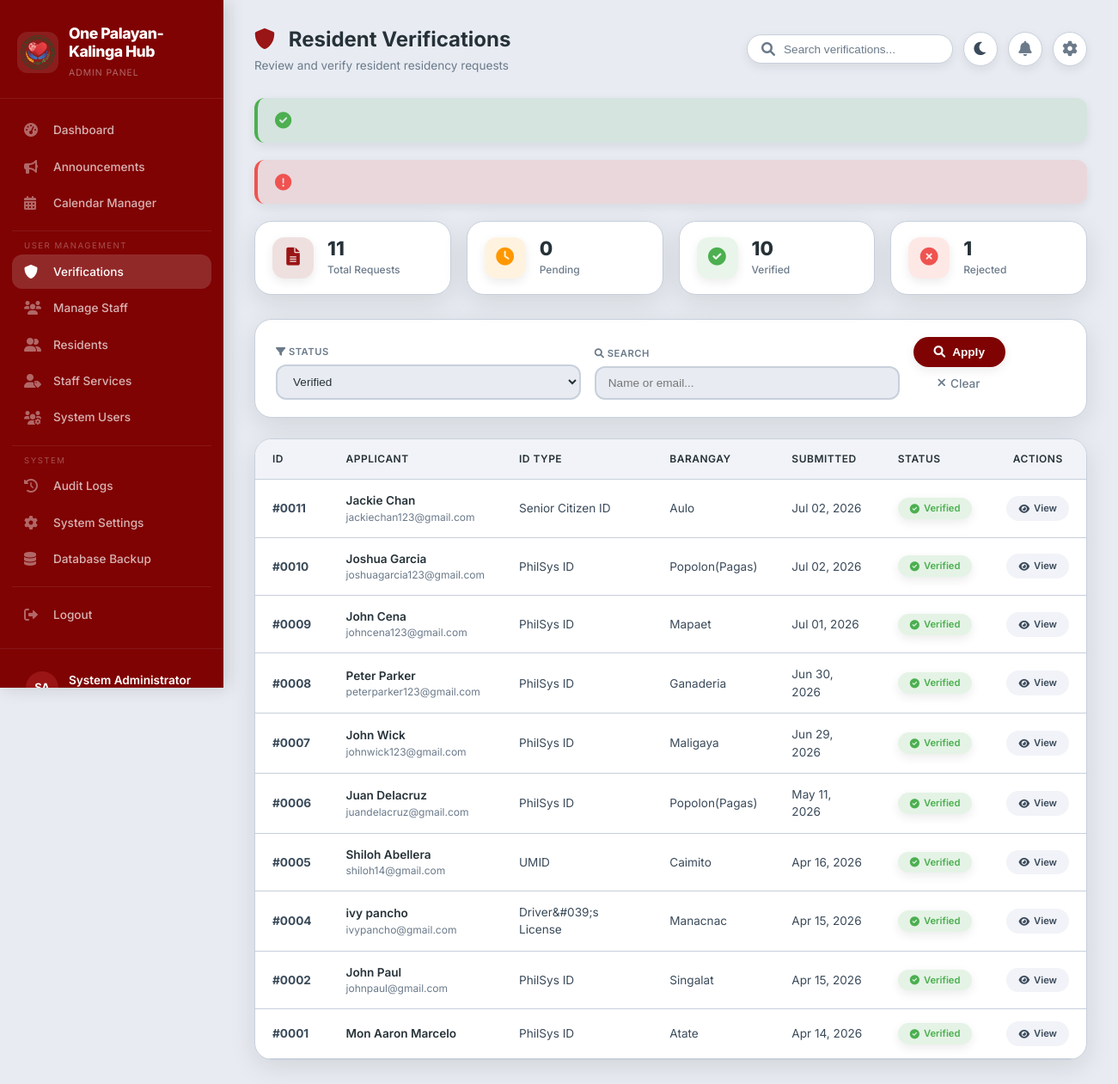
Page /admin/manage-verifications.php?status=verified (signed in) on the earlier database version.
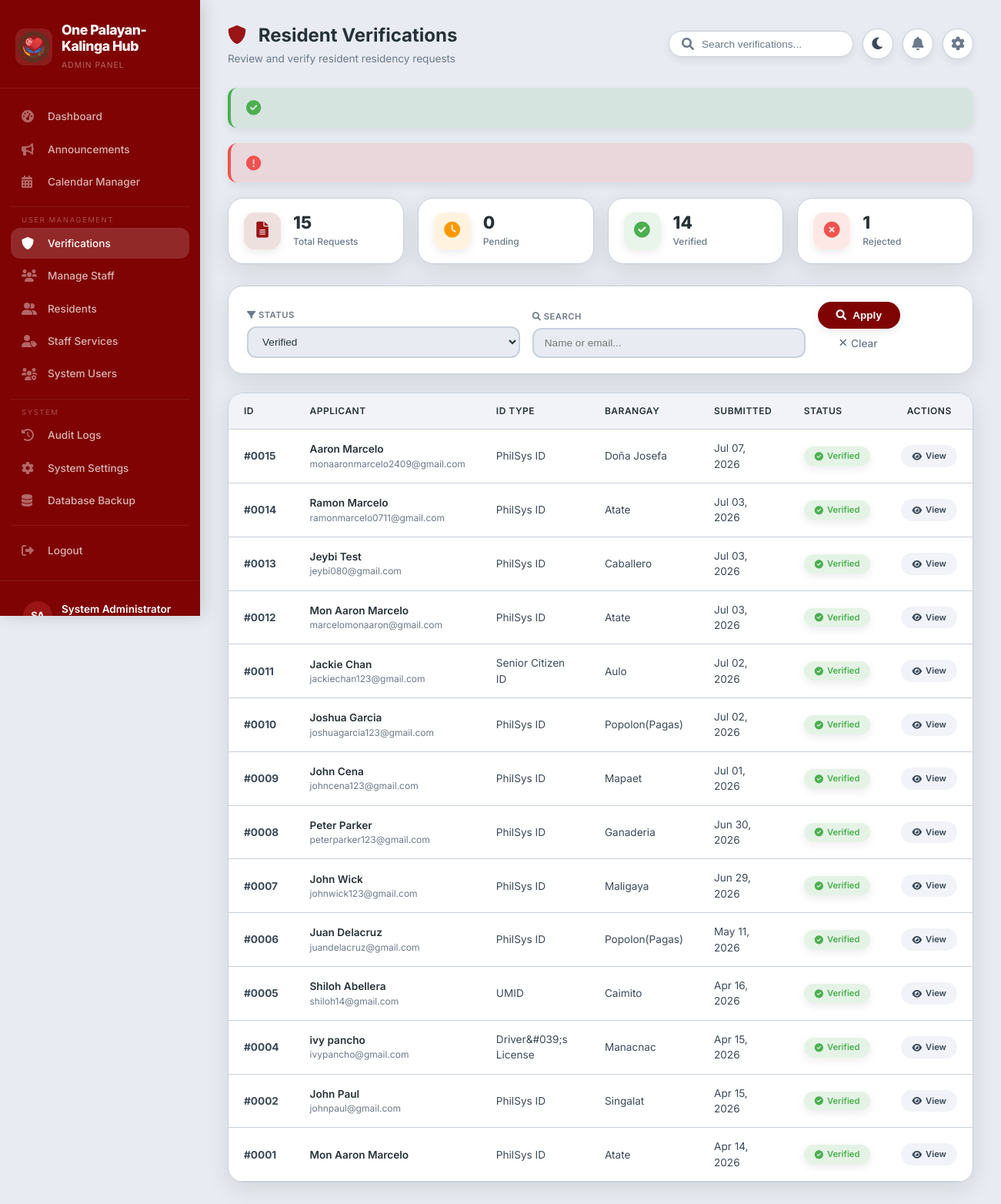
Same page on the later database version.
### tables this page shows
CREATE TABLE `verification_requests` (
  `verification_id` int(11) NOT NULL,
  `user_id` int(11) NOT NULL,
  `status` enum('pending','verified','rejected') DEFAULT 'pending',
  `id_type` varchar(100) NOT NULL,
  `id_number` varchar(100) NOT NULL,
  `id_file_path` varchar(255) NOT NULL,
  `proof_of_residency_path` varchar(255) NOT NULL,
  `barangay_certificate_path` varchar(255) DEFAULT NULL,
  `barangay_name` varchar(100) NOT NULL,
  `complete_address` text NOT NULL,
  `submitted_date` timestamp NOT NULL DEFAULT current_timestamp(),
  `reviewed_by` int(11) DEFAULT NULL,
  `review_date` timestamp NULL DEFAULT NULL,
  `rejection_reason` text DEFAULT NULL,
  `remarks` text DEFAULT NULL
);

CREATE TABLE `users` (
  `user_id` int(11) NOT NULL,
  `username` varchar(50) NOT NULL,
  `password` varchar(255) NOT NULL,
  `email` varchar(100) NOT NULL,
  `first_name` varchar(50) NOT NULL,
  `last_name` varchar(50) NOT NULL,
  `contact_number` varchar(20) DEFAULT NULL,
  `address` text DEFAULT NULL,
  `role` enum('resident','staff','admin') DEFAULT 'resident',
  `status` enum('active','inactive') DEFAULT 'active',
  `created_at` timestamp NOT NULL DEFAULT current_timestamp(),
  `updated_at` timestamp NOT NULL DEFAULT current_timestamp() ON UPDATE current_timestamp(),
  `last_login` datetime DEFAULT NULL,
  `is_active` tinyint(1) NOT NULL DEFAULT 1,
  `profile_picture` varchar(255) DEFAULT NULL,
  `verification_status` enum('pending','verified','rejected') DEFAULT 'pending',
  `verification_date` timestamp NULL DEFAULT NULL,
  `verified_by` int(11) DEFAULT NULL
);

### config/database.php (called while the page is built, shortened)
<?php
function sanitize(string $input): string
{
    return htmlspecialchars(strip_tags(trim($input)), ENT_QUOTES, 'UTF-8');
}

### admin/manage-verifications.php (the view, shortened to what the changed rows need)
<?php
require_once __DIR__ . '/../config/database.php';
$database = new Database();
$db = $database->getConnection();
$status_filter = isset($_GET['status']) ? sanitize($_GET['status']) : 'pending';
$query = "SELECT v.*, u.first_name, u.last_name, u.email, u.contact_number,
          s.first_name as staff_first_name, s.last_name as staff_last_name
          FROM verification_requests v
          JOIN users u ON v.user_id = u.user_id
          LEFT JOIN staff s ON v.reviewed_by = s.user_id
          WHERE 1=1";
$params = [];
if ($status_filter != 'all') {
    $query .= " AND v.status = :status";
    $params[':status'] = $status_filter;
}
$query .= " ORDER BY v.submitted_date DESC";
$stmt = $db->prepare($query);
foreach ($params as $key => $value) {
    $stmt->bindValue($key, $value);
}
$stmt->execute();
$stats_query = "SELECT
    COUNT(*) as total,
    SUM(CASE WHEN status = 'pending' THEN 1 ELSE 0 END) as pending,
    SUM(CASE WHEN status = 'verified' THEN 1 ELSE 0 END) as verified,
    SUM(CASE WHEN status = 'rejected' THEN 1 ELSE 0 END) as rejected
    FROM verification_requests";
$stats = $db->query($stats_query)->fetch(PDO::FETCH_ASSOC);
$dark_mode = isset($_COOKIE['dark_mode']) && $_COOKIE['dark_mode'] === 'enabled';
?>
<!DOCTYPE html>
<html lang="en" data-theme="<?php echo $dark_mode ? 'dark' : 'light'; ?>">
<head>
    <link rel="stylesheet" href="https://cdnjs.cloudflare.com/ajax/libs/font-awesome/6.0.0/css/all.min.css">
</head>
<body>
<div class="app-container">
    <div class="sidebar">
        <div class="sidebar-header">
            <div class="logo-wrapper">
                <div class="logo-text">
                    <h2>One Palayan-Kalinga Hub</h2>
                </div>
            </div>
        </div>
    </div>
    <div class="main-content">
        <div class="top-bar">
            <div class="page-title">
                <h1><i class="fas fa-shield-alt" style="color: var(--maroon-light); margin-right: 10px;"></i> Resident Verifications</h1>
            </div>
        </div>
        <div class="stats-grid">
            <div class="stat-card" onclick="window.location.href='manage-verifications.php?status=all'">
                <div class="stat-info">
                    <h3><?php echo number_format($stats['total'] ?? 0); ?></h3>
                    <p>Total Requests</p>
                </div>
            </div>
            <div class="stat-card" onclick="window.location.href='manage-verifications.php?status=verified'">
                <div class="stat-info">
                    <h3><?php echo number_format($stats['verified'] ?? 0); ?></h3>
                    <p>Verified</p>
                </div>
            </div>
        </div>
        <div class="table-container">
            <table class="requests-table">
                <thead>
                    <tr>
                        <th>ID</th>
                        <th>Applicant</th>
                        <th>ID Type</th>
                        <th>Barangay</th>
                        <th>Submitted</th>
                        <th>Status</th>
                        <th style="text-align: center;">Actions</th>
                    </tr>
                </thead>
                <tbody>
                    <?php if($stmt->rowCount() > 0): ?>
                        <?php while($row = $stmt->fetch(PDO::FETCH_ASSOC)): ?>
                        <tr>
                            <td><strong>#<?php echo str_pad($row['verification_id'], 4, '0', STR_PAD_LEFT); ?></strong></td>
                            <td>
                                <div class="user-cell">
                                    <span class="name"><?php echo htmlspecialchars($row['first_name'] . ' ' . $row['last_name']); ?></span>
                                    <span class="email"><?php echo htmlspecialchars($row['email']); ?></span>
                                </div>
                            </td>
                            <td><?php echo htmlspecialchars($row['id_type']); ?></td>
                            <td><?php echo htmlspecialchars($row['barangay_name']); ?></td>
                            <td><?php echo date('M d, Y', strtotime($row['submitted_date'])); ?></td>
                            <td>
                                <span class="status-badge <?php echo $row['status']; ?>">
                                    <i class="fas fa-<?php
                                        echo $row['status'] == 'pending' ? 'clock' :
                                            ($row['status'] == 'verified' ? 'check-circle' : 'times-circle');
                                    ?>"></i>
                                    <?php echo ucfirst($row['status']); ?>
                                </span>
                            </td>
                            <td style="text-align: center;">
                                <div class="action-group" style="justify-content: center;">
                                    <a href="view-verification.php?id=<?php echo $row['verification_id']; ?>" class="btn-view">
                                        <i class="fas fa-eye"></i> View
                                    </a>
                                </div>
                            </td>
                        </tr>
                        <?php endwhile; ?>
                    <?php endif; ?>
                </tbody>
            </table>
        </div>
    </div>
</div>
</body>
</html>

Differences in the rows shown:
added verification_requests: verification_id "0015", user.last_name "Aaron Marcelo", user.email "monaaronmarcelo2409@gmail.com", id_type "PhilSys ID", barangay_name "Doña Josefa", submitted_date "Jul 07, 2026", status "Verified"
added verification_requests: verification_id "0014", user.last_name "Ramon Marcelo", user.email "ramonmarcelo0711@gmail.com", id_type "PhilSys ID", barangay_name "Atate", submitted_date "Jul 03, 2026", status "Verified"
added verification_requests: verification_id "0013", user.last_name "Jeybi Test", user.email "jeybi080@gmail.com", id_type "PhilSys ID", barangay_name "Caballero", submitted_date "Jul 03, 2026", status "Verified"
added verification_requests: verification_id "0012", user.last_name "Mon Aaron Marcelo", user.email "marcelomonaaron@gmail.com", id_type "PhilSys ID", barangay_name "Atate", submitted_date "Jul 03, 2026", status "Verified"
Other differences:
$stats['total']: "11" → "15"
$stats['verified']: "10" → "14"
